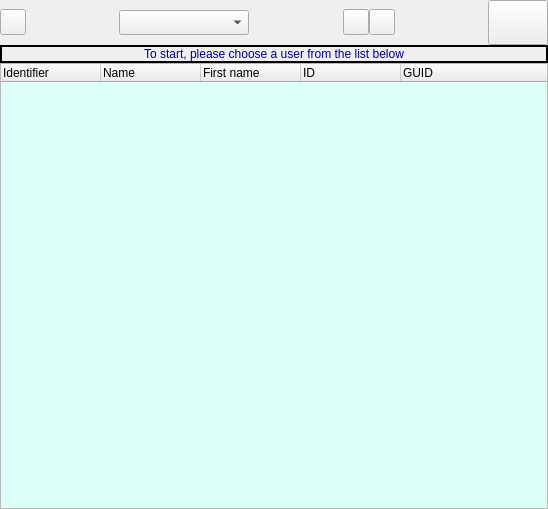
<?xml version="1.0" encoding="UTF-8"?>
<ui version="4.0">
 <class>C_Frm_UserList</class>
 <widget class="QFrame" name="C_Frm_UserList">
  <property name="geometry">
   <rect>
    <x>0</x>
    <y>0</y>
    <width>548</width>
    <height>509</height>
   </rect>
  </property>
  <property name="windowTitle">
   <string>Frame</string>
  </property>
  <property name="frameShape">
   <enum>QFrame::NoFrame</enum>
  </property>
  <property name="frameShadow">
   <enum>QFrame::Raised</enum>
  </property>
  <layout class="QGridLayout">
   <property name="margin">
    <number>0</number>
   </property>
   <property name="spacing">
    <number>0</number>
   </property>
   <item row="0" column="0">
    <layout class="QGridLayout">
     <item row="0" column="2">
      <widget class="QComboBox" name="comboBoxUserTyp">
       <property name="sizePolicy">
        <sizepolicy hsizetype="Maximum" vsizetype="Fixed">
         <horstretch>0</horstretch>
         <verstretch>0</verstretch>
        </sizepolicy>
       </property>
       <property name="minimumSize">
        <size>
         <width>130</width>
         <height>0</height>
        </size>
       </property>
       <property name="maximumSize">
        <size>
         <width>16777215</width>
         <height>25</height>
        </size>
       </property>
       <property name="toolTip">
        <string>Select which speciality you should show.</string>
       </property>
       <property name="whatsThis">
        <string>&lt;b&gt;&lt;u&gt;List of users practitioners&lt;/u&gt;&lt;/b&gt;&lt;br&gt;
Choose the speciality you wish display&lt;br&gt;
the list of the practitioners inside.</string>
       </property>
       <property name="layoutDirection">
        <enum>Qt::LeftToRight</enum>
       </property>
       <property name="maxVisibleItems">
        <number>20</number>
       </property>
       <property name="sizeAdjustPolicy">
        <enum>QComboBox::AdjustToMinimumContentsLength</enum>
       </property>
       <property name="frame">
        <bool>true</bool>
       </property>
      </widget>
     </item>
     <item row="0" column="5">
      <spacer>
       <property name="orientation">
        <enum>Qt::Horizontal</enum>
       </property>
       <property name="sizeHint" stdset="0">
        <size>
         <width>16</width>
         <height>20</height>
        </size>
       </property>
      </spacer>
     </item>
     <item row="0" column="8">
      <spacer>
       <property name="orientation">
        <enum>Qt::Horizontal</enum>
       </property>
       <property name="sizeHint" stdset="0">
        <size>
         <width>16</width>
         <height>20</height>
        </size>
       </property>
      </spacer>
     </item>
     <item row="0" column="9">
      <widget class="QPushButton" name="pushButtonCPS">
       <property name="minimumSize">
        <size>
         <width>60</width>
         <height>45</height>
        </size>
       </property>
       <property name="maximumSize">
        <size>
         <width>60</width>
         <height>45</height>
        </size>
       </property>
       <property name="toolTip">
        <string>Selects a user with CPS card</string>
       </property>
       <property name="whatsThis">
        <string>Selects a user with CPS card</string>
       </property>
       <property name="text">
        <string/>
       </property>
      </widget>
     </item>
     <item row="0" column="0">
      <widget class="QPushButton" name="pushButtonEditUser">
       <property name="minimumSize">
        <size>
         <width>26</width>
         <height>26</height>
        </size>
       </property>
       <property name="maximumSize">
        <size>
         <width>26</width>
         <height>26</height>
        </size>
       </property>
       <property name="toolTip">
        <string>Edit the features of the users.</string>
       </property>
       <property name="whatsThis">
        <string>Edit the features of the users.</string>
       </property>
       <property name="text">
        <string/>
       </property>
      </widget>
     </item>
     <item row="0" column="1">
      <spacer>
       <property name="orientation">
        <enum>Qt::Horizontal</enum>
       </property>
       <property name="sizeHint" stdset="0">
        <size>
         <width>16</width>
         <height>20</height>
        </size>
       </property>
      </spacer>
     </item>
     <item row="0" column="6">
      <widget class="QPushButton" name="pushButtonSetDefault">
       <property name="minimumSize">
        <size>
         <width>26</width>
         <height>26</height>
        </size>
       </property>
       <property name="maximumSize">
        <size>
         <width>26</width>
         <height>26</height>
        </size>
       </property>
       <property name="toolTip">
        <string>Select which user to start the program with.</string>
       </property>
       <property name="whatsThis">
        <string>Select which user to start the program with.</string>
       </property>
       <property name="text">
        <string/>
       </property>
      </widget>
     </item>
     <item row="0" column="7">
      <widget class="QPushButton" name="pushButtonSetUnloged">
       <property name="minimumSize">
        <size>
         <width>26</width>
         <height>26</height>
        </size>
       </property>
       <property name="maximumSize">
        <size>
         <width>26</width>
         <height>26</height>
        </size>
       </property>
       <property name="toolTip">
        <string>Close the session without closing the program (disconnect only).</string>
       </property>
       <property name="whatsThis">
        <string>Close the session without closing the program (disconnect only).</string>
       </property>
       <property name="text">
        <string/>
       </property>
      </widget>
     </item>
    </layout>
   </item>
   <item row="1" column="0">
    <widget class="QLabel" name="textLabelMessage">
     <property name="sizePolicy">
      <sizepolicy hsizetype="Minimum" vsizetype="Maximum">
       <horstretch>0</horstretch>
       <verstretch>0</verstretch>
      </sizepolicy>
     </property>
     <property name="frameShape">
      <enum>QFrame::WinPanel</enum>
     </property>
     <property name="frameShadow">
      <enum>QFrame::Plain</enum>
     </property>
     <property name="lineWidth">
      <number>11</number>
     </property>
     <property name="text">
      <string>&lt;!DOCTYPE HTML PUBLIC &quot;-//W3C//DTD HTML 4.0//EN&quot; &quot;http://www.w3.org/TR/REC-html40/strict.dtd&quot;&gt;
&lt;html&gt;&lt;head&gt;&lt;meta name=&quot;qrichtext&quot; content=&quot;1&quot; /&gt;&lt;style type=&quot;text/css&quot;&gt;
p, li { white-space: pre-wrap; }
&lt;/style&gt;&lt;/head&gt;&lt;body style=&quot; font-family:'Sans Serif'; font-size:9pt; font-weight:400; font-style:normal;&quot;&gt;
&lt;p align=&quot;center&quot; style=&quot; margin-top:12px; margin-bottom:12px; margin-left:0px; margin-right:0px; -qt-block-indent:0; text-indent:0px;&quot;&gt;&lt;span style=&quot; color:#00007f;&quot;&gt;To start, please choose a user from the list below&lt;/span&gt;&lt;/p&gt;&lt;/body&gt;&lt;/html&gt;</string>
     </property>
     <property name="textFormat">
      <enum>Qt::RichText</enum>
     </property>
     <property name="scaledContents">
      <bool>true</bool>
     </property>
     <property name="alignment">
      <set>Qt::AlignCenter</set>
     </property>
     <property name="wordWrap">
      <bool>true</bool>
     </property>
    </widget>
   </item>
   <item row="2" column="0">
    <widget class="QTreeWidget" name="ListView_UserList">
     <property name="sizePolicy">
      <sizepolicy hsizetype="Minimum" vsizetype="MinimumExpanding">
       <horstretch>0</horstretch>
       <verstretch>0</verstretch>
      </sizepolicy>
     </property>
     <property name="palette">
      <palette>
       <active>
        <colorrole role="Base">
         <brush brushstyle="SolidPattern">
          <color alpha="255">
           <red>220</red>
           <green>255</green>
           <blue>248</blue>
          </color>
         </brush>
        </colorrole>
       </active>
       <inactive>
        <colorrole role="Base">
         <brush brushstyle="SolidPattern">
          <color alpha="255">
           <red>220</red>
           <green>255</green>
           <blue>248</blue>
          </color>
         </brush>
        </colorrole>
       </inactive>
       <disabled>
        <colorrole role="Base">
         <brush brushstyle="SolidPattern">
          <color alpha="255">
           <red>255</red>
           <green>255</green>
           <blue>255</blue>
          </color>
         </brush>
        </colorrole>
       </disabled>
      </palette>
     </property>
     <property name="lineWidth">
      <number>0</number>
     </property>
     <column>
      <property name="text">
       <string>Identifier</string>
      </property>
     </column>
     <column>
      <property name="text">
       <string>Name</string>
      </property>
     </column>
     <column>
      <property name="text">
       <string>First name</string>
      </property>
     </column>
     <column>
      <property name="text">
       <string>ID</string>
      </property>
     </column>
     <column>
      <property name="text">
       <string>GUID</string>
      </property>
     </column>
    </widget>
   </item>
  </layout>
 </widget>
 <resources/>
 <connections/>
</ui>
